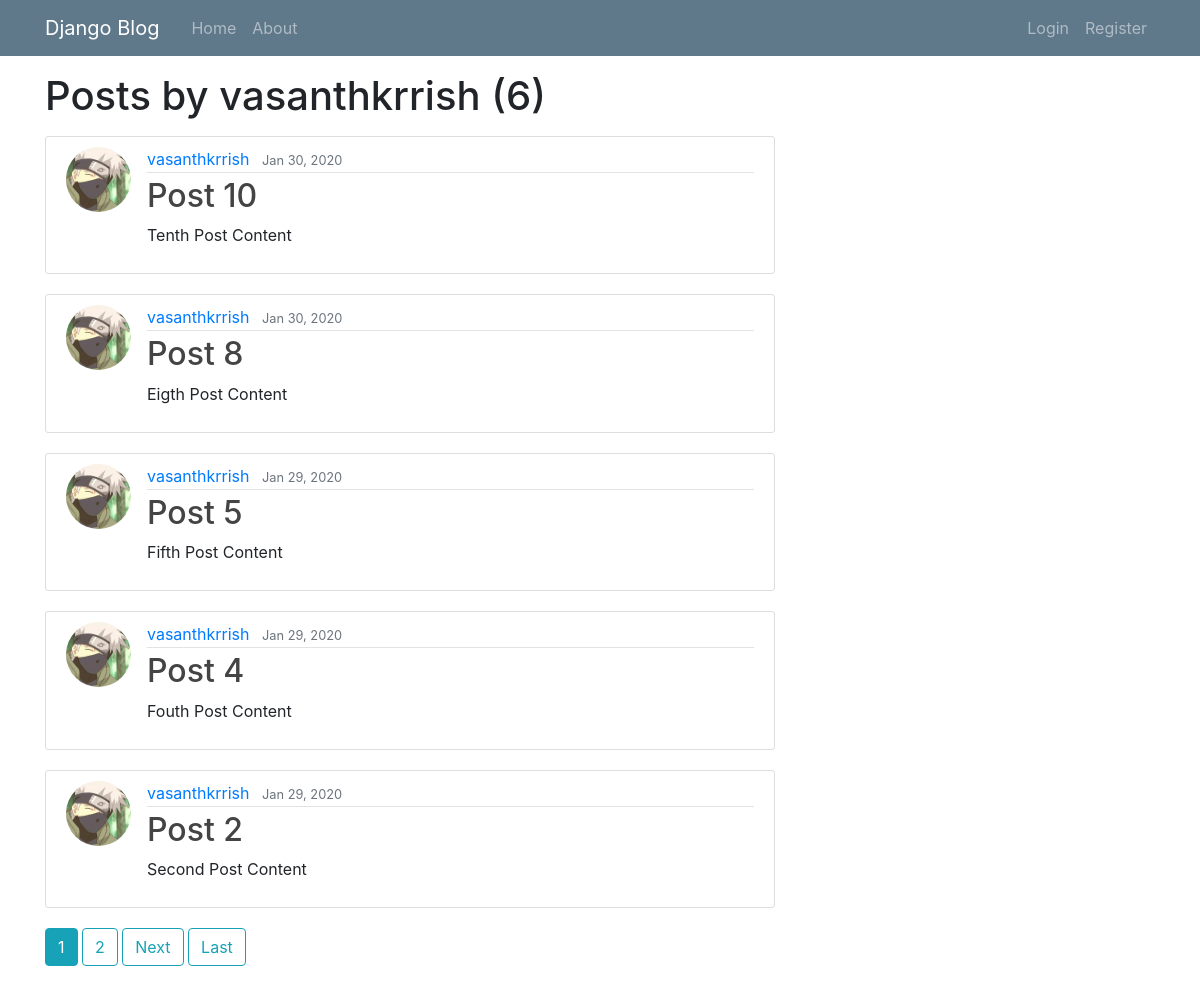
The page /user/vasanthkrrish on the database its author committed.
### blog/models.py (models this page shows, shortened)
class Post(models.Model):
    title = models.CharField(max_length=100)
    content = models.TextField()
    date_posted = models.DateTimeField(default = timezone.now)
    author = models.ForeignKey(User, on_delete = models.CASCADE)

### users/models.py (models this page shows, shortened)
class Profile(models.Model):
    user = models.OneToOneField(User, on_delete = models.CASCADE)
    image = models.ImageField(default='default.jpg', upload_to='profile_pics')

### blog/views.py (the view)
# urls.py: path('user/<str:username>', UserPostListView.as_view(), name='user-posts'),
class UserPostListView(ListView):
    model = Post
    template_name = 'blog/user_posts.html'
    context_object_name = 'posts'
    paginate_by = 5
    def get_queryset(self):
        user = get_object_or_404(User, username = self.kwargs.get('username'))
        return Post.objects.filter(author = user).order_by('-date_posted')

### blog/templates/blog/user_posts.html (shortened to what this page needs)
{% extends 'blog/base.html' %}
{% block content %}
  <h1 class="mb-3">Posts by {{ view.kwargs.username }} ({{ page_obj.paginator.count }})</h1>
  {% for post in posts %}
      <article class="media content-section">
        <img src="{{ post.author.profile.image.url }}" class='rounded-circle article-img'>
        <div class="media-body">
          <div class="article-metadata">
            <a class="mr-2" href="{% url 'user-posts' post.author.username %}">{{ post.author }}</a>
            <small class="text-muted">{{ post.date_posted|date:"M d, Y" }}</small>
          </div>
          <h2><a class="article-title" href="{% url 'post-detail' post.id %}">{{ post.title }}</a></h2>
          <p class="article-content">{{ post.content }}</p>
        </div>
      </article>
  {% endfor %}
  {% if is_paginated %}
    {% for num in page_obj.paginator.page_range %}
      {% if page_obj.number == num %}
        <a href="?page={{ num }}" class="btn btn-info mb-4">{{ num }}</a>
      {% elif num > page_obj.number|add:'-3' and num < page_obj.number|add:'3' %}
        <a href="?page={{ num }}" class="btn btn-outline-info mb-4">{{ num }}</a>
      {% endif %}
    {% endfor %}
    {% if page_obj.has_next %}
      <a href="?page={{ page_obj.next_page_number }}" class="btn btn-outline-info mb-4">Next</a>
      <a href="?page={{ page_obj.paginator.num_pages  }}" class="btn btn-outline-info mb-4">Last</a>
    {% endif %}
  {% endif %}
{% endblock content %}

### blog/static/blog/main.css (style rules this page uses)
body { background: #fafafa; color: #333333; margin-top: 5rem; }
h1, h2, h3, h4, h5, h6 { color: #444444; }
.content-section { background: #ffffff; padding: 10px 20px; border: 1px solid #dddddd; border-radius: 3px; margin-bottom: 20px; }
.article-title { color: #444444; }
.article-content { white-space: pre-line; }
.article-img { height: 65px; width: 65px; margin-right: 16px; }
.article-metadata { padding-bottom: 1px; margin-bottom: 4px; border-bottom: 1px solid #e3e3e3 }

### rows shown on the page
Post: author.profile.image (picture), author "vasanthkrrish", date_posted "Jan 30, 2020", title "Post 10", content "Tenth Post Content"
Post: author.profile.image (picture), author "vasanthkrrish", date_posted "Jan 30, 2020", title "Post 8", content "Eigth Post Content"
Post: author.profile.image (picture), author "vasanthkrrish", date_posted "Jan 29, 2020", title "Post 5", content "Fifth Post Content"
Post: author.profile.image (picture), author "vasanthkrrish", date_posted "Jan 29, 2020", title "Post 4", content "Fouth Post Content"
Post: author.profile.image (picture), author "vasanthkrrish", date_posted "Jan 29, 2020", title "Post 2", content "Second Post Content"

### other values the page prints
{{ view.kwargs.username }} "vasanthkrrish"
{{ page_obj.paginator.count }} "6"
{{ num }} "1"
{{ num }} "2"
